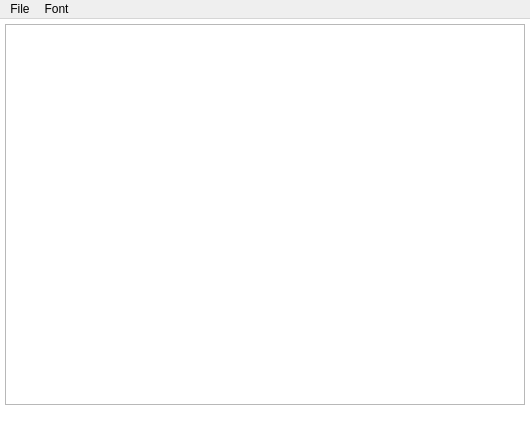
<?xml version="1.0" encoding="UTF-8"?>
<ui version="4.0">
 <class>MainWindow</class>
 <widget class="QMainWindow" name="MainWindow">
  <property name="geometry">
   <rect>
    <x>0</x>
    <y>0</y>
    <width>530</width>
    <height>427</height>
   </rect>
  </property>
  <property name="windowTitle">
   <string>Untitled</string>
  </property>
  <property name="styleSheet">
   <string notr="true">QWidget#centralwidget{background-color:#FFF;}</string>
  </property>
  <widget class="QWidget" name="centralwidget">
   <property name="styleSheet">
    <string notr="true">#centralwidget{margin:0;padding:0;}</string>
   </property>
   <layout class="QGridLayout" name="gridLayout">
    <property name="leftMargin">
     <number>5</number>
    </property>
    <property name="topMargin">
     <number>5</number>
    </property>
    <property name="rightMargin">
     <number>5</number>
    </property>
    <property name="bottomMargin">
     <number>5</number>
    </property>
    <property name="spacing">
     <number>0</number>
    </property>
    <item row="1" column="1">
     <widget class="QLabel" name="label_2">
      <property name="font">
       <font>
        <family>Verdana</family>
        <pointsize>11</pointsize>
       </font>
      </property>
      <property name="styleSheet">
       <string notr="true">color:#999;</string>
      </property>
      <property name="text">
       <string/>
      </property>
      <property name="alignment">
       <set>Qt::AlignRight|Qt::AlignTrailing|Qt::AlignVCenter</set>
      </property>
     </widget>
    </item>
    <item row="0" column="0" colspan="2">
     <widget class="QTextBrowser" name="textBrowser">
      <property name="styleSheet">
       <string notr="true"/>
      </property>
      <property name="readOnly">
       <bool>false</bool>
      </property>
      <property name="html">
       <string>&lt;!DOCTYPE HTML PUBLIC &quot;-//W3C//DTD HTML 4.0//EN&quot; &quot;http://www.w3.org/TR/REC-html40/strict.dtd&quot;&gt;
&lt;html&gt;&lt;head&gt;&lt;meta name=&quot;qrichtext&quot; content=&quot;1&quot; /&gt;&lt;style type=&quot;text/css&quot;&gt;
p, li { white-space: pre-wrap; }
&lt;/style&gt;&lt;/head&gt;&lt;body style=&quot; font-family:'.SF NS Text'; font-size:13pt; font-weight:400; font-style:normal;&quot;&gt;
&lt;p style=&quot;-qt-paragraph-type:empty; margin-top:0px; margin-bottom:0px; margin-left:0px; margin-right:0px; -qt-block-indent:0; text-indent:0px;&quot;&gt;&lt;br /&gt;&lt;/p&gt;&lt;/body&gt;&lt;/html&gt;</string>
      </property>
     </widget>
    </item>
    <item row="1" column="0">
     <widget class="QLabel" name="label">
      <property name="font">
       <font>
        <pointsize>11</pointsize>
       </font>
      </property>
      <property name="styleSheet">
       <string notr="true">color:#999;</string>
      </property>
      <property name="text">
       <string/>
      </property>
     </widget>
    </item>
   </layout>
  </widget>
  <widget class="QMenuBar" name="menubar">
   <property name="geometry">
    <rect>
     <x>0</x>
     <y>0</y>
     <width>530</width>
     <height>22</height>
    </rect>
   </property>
   <widget class="QMenu" name="menuFile">
    <property name="title">
     <string>File</string>
    </property>
    <addaction name="actionOpen"/>
    <addaction name="actionNew"/>
    <addaction name="actionSave"/>
    <addaction name="actionSave_as"/>
    <addaction name="actionexit"/>
   </widget>
   <widget class="QMenu" name="menuFont">
    <property name="title">
     <string>Font</string>
    </property>
    <addaction name="actionChange_font_family"/>
    <addaction name="actionSize"/>
    <addaction name="actionColor"/>
    <addaction name="actionBackground_color"/>
   </widget>
   <addaction name="menuFile"/>
   <addaction name="menuFont"/>
  </widget>
  <action name="actionOpen">
   <property name="text">
    <string>Open</string>
   </property>
   <property name="shortcut">
    <string>Ctrl+O</string>
   </property>
  </action>
  <action name="actionNew">
   <property name="text">
    <string>New</string>
   </property>
   <property name="shortcut">
    <string>Ctrl+N</string>
   </property>
  </action>
  <action name="actionSave">
   <property name="text">
    <string>Save</string>
   </property>
   <property name="shortcut">
    <string>Ctrl+S</string>
   </property>
  </action>
  <action name="actionSave_as">
   <property name="text">
    <string>Save as</string>
   </property>
   <property name="shortcut">
    <string>Ctrl+Shift+S</string>
   </property>
  </action>
  <action name="actionexit">
   <property name="text">
    <string>Exit</string>
   </property>
   <property name="shortcut">
    <string>Ctrl+W</string>
   </property>
  </action>
  <action name="actionChange_font_family">
   <property name="text">
    <string>Family</string>
   </property>
  </action>
  <action name="actionSize">
   <property name="text">
    <string>Size</string>
   </property>
  </action>
  <action name="actionColor">
   <property name="text">
    <string>Color</string>
   </property>
  </action>
  <action name="actionBackground_color">
   <property name="text">
    <string>Background color</string>
   </property>
  </action>
 </widget>
 <resources/>
 <connections/>
</ui>
